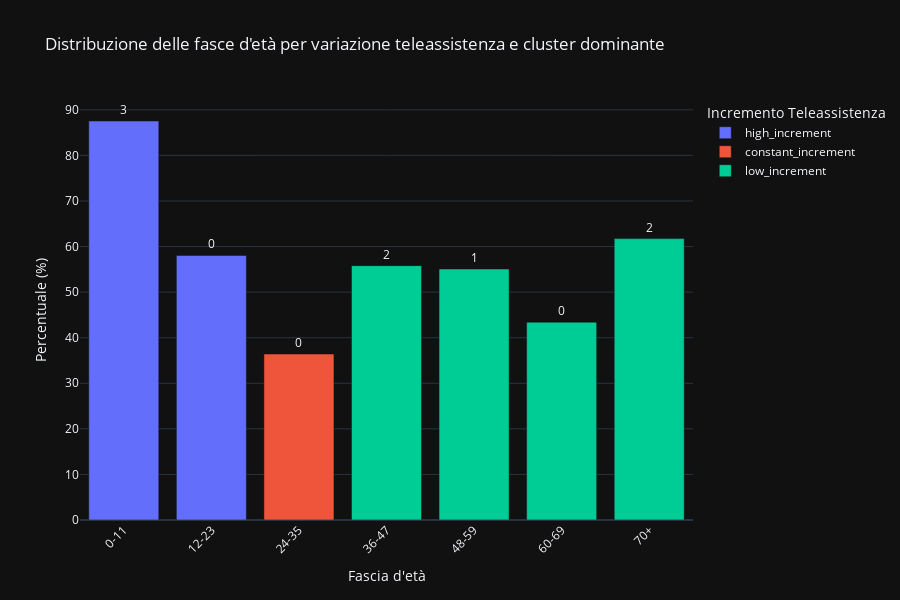

Source (notebook cell):
### Code cell
# Analyzes the age group distribution (fascia_eta) by teleassistance variation and dominant cluster using a bar chart
'''
This function visualizes the dominant teleassistance increment category in each age group 
and includes the dominant cluster information for each age group.
'''

# Step 1: Create crosstab for teleassistance increment per age group
df_crosstab_increment = pd.crosstab(data['fascia_eta'], data['incremento_teleassistenze'], normalize='index') * 100

# Identify the increment category with the highest percentage per age group
df_max_increment = df_crosstab_increment.idxmax(axis=1)
df_max_percentage_increment = df_crosstab_increment.max(axis=1)

# Step 2: Create crosstab for clusters per age group
df_crosstab_cluster = pd.crosstab(data['fascia_eta'], data['cluster'], normalize='index') * 100

# Identify the cluster with the highest percentage per age group
df_max_cluster = df_crosstab_cluster.idxmax(axis=1)

# Step 3: Create a DataFrame for visualization
pie_data = pd.DataFrame({
    'age_group': df_max_increment.index,
    'incremento_teleassistenze': df_max_increment.values,
    'percentage_increment': df_max_percentage_increment,
    'dominant_cluster': df_max_cluster.values  # Add dominant cluster information
})

# Step 4: Create the bar chart
fig = px.bar(
    pie_data,
    x='age_group',
    y='percentage_increment',
    color='incremento_teleassistenze',
    text='dominant_cluster',  # Add dominant cluster as text inside bars
    title='Distribuzione delle fasce d\'età per variazione teleassistenza e cluster dominante',
    labels={'age_group': 'Fascia d\'età', 'percentage_increment': 'Percentuale (%)', 'incremento_teleassistenze': 'Incremento Teleassistenza'}
)

# Customize layout
fig.update_layout(
    xaxis_title='Fascia d\'età',
    yaxis_title='Percentuale (%)',
    xaxis_tickangle=-45,
    width=900,
    height=600
)

# Show text (cluster numbers) on top of the bars
fig.update_traces(textposition='outside')

# Show the bar chart
fig.show()

# Print results for debugging
print(df_max_increment, df_max_percentage_increment, df_max_cluster)

### Figure 1 — Plotly figure (JSON) as saved in the notebook; plotly's stock layout.template omitted (floating-point values rounded to 4 significant figures)
{"data": [{"alignmentgroup": "True", "hovertemplate": "Incremento Teleassistenza=high_increment<br>Fascia d'età=%{x}<br>Percentuale (%)=%{y}<br>dominant_cluster=%{text}<extra></extra>", "legendgroup": "high_increment", "marker": {"color": "#636efa", "pattern": {"shape": ""}}, "name": "high_increment", "offsetgroup": "high_increment", "orientation": "v", "showlegend": true, "text": [3.0, 0.0], "textposition": "outside", "x": ["0-11", "12-23"], "xaxis": "x", "y": [87.55, 58.06], "yaxis": "y", "type": "bar"}, {"alignmentgroup": "True", "hovertemplate": "Incremento Teleassistenza=constant_increment<br>Fascia d'età=%{x}<br>Percentuale (%)=%{y}<br>dominant_cluster=%{text}<extra></extra>", "legendgroup": "constant_increment", "marker": {"color": "#EF553B", "pattern": {"shape": ""}}, "name": "constant_increment", "offsetgroup": "constant_increment", "orientation": "v", "showlegend": true, "text": [0.0], "textposition": "outside", "x": ["24-35"], "xaxis": "x", "y": [36.42], "yaxis": "y", "type": "bar"}, {"alignmentgroup": "True", "hovertemplate": "Incremento Teleassistenza=low_increment<br>Fascia d'età=%{x}<br>Percentuale (%)=%{y}<br>dominant_cluster=%{text}<extra></extra>", "legendgroup": "low_increment", "marker": {"color": "#00cc96", "pattern": {"shape": ""}}, "name": "low_increment", "offsetgroup": "low_increment", "orientation": "v", "showlegend": true, "text": [2.0, 1.0, 0.0, 2.0], "textposition": "outside", "x": ["36-47", "48-59", "60-69", "70+"], "xaxis": "x", "y": [55.81, 55.07, 43.4, 61.74], "yaxis": "y", "type": "bar"}], "layout": {"xaxis": {"anchor": "y", "domain": [0.0, 1.0], "title": {"text": "Fascia d'età"}, "tickangle": -45}, "yaxis": {"anchor": "x", "domain": [0.0, 1.0], "title": {"text": "Percentuale (%)"}}, "legend": {"title": {"text": "Incremento Teleassistenza"}, "tracegroupgap": 0}, "title": {"text": "Distribuzione delle fasce d'età per variazione teleassistenza e cluster dominante"}, "barmode": "relative", "width": 900, "height": 600}}
